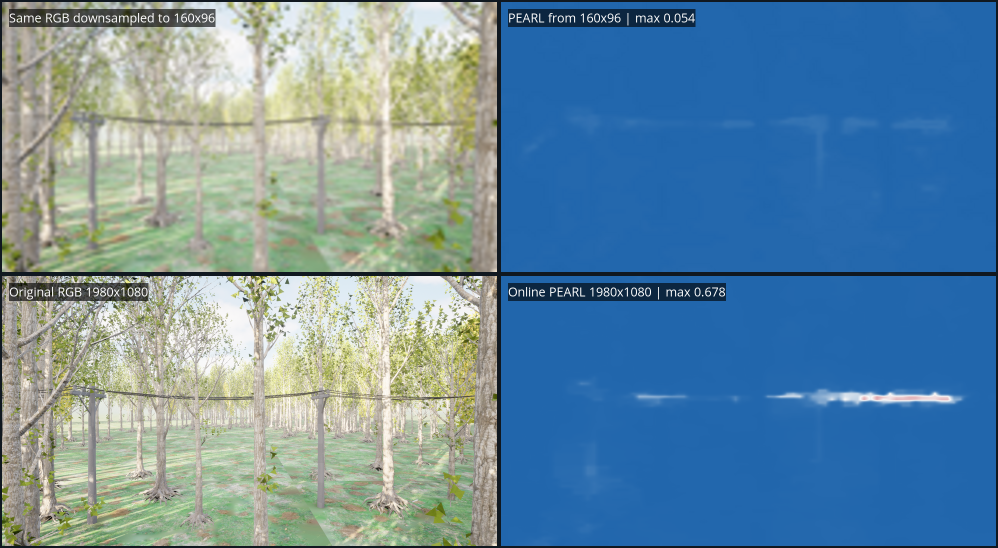
#> input picture paper/scalenav/pics/candidates/pearl_powerline_resolution_4grid_red_blue.png, 1996 x 1096 px (shown at 1/2 size)
$ python plot_resource_comparison.py
#> lines starting #> are read from the running program, lines starting #| are printed output that depends on the picture
#!/usr/bin/env python3
"""Fig. 8: semantic front-end cost and response quality.

Row 1: online resource comparison (horizontal bars on a log time axis).
Row 2: resolution sensitivity -- identical frames at 160x96 and 1080p,
       response heatmap inset at the lower right of each RGB cell.
Row 3: PEARL vs SCLIP overlays on 0903 real-flight frames.
"""

from pathlib import Path

import matplotlib
matplotlib.use("Agg")
import matplotlib.pyplot as plt
import numpy as np
from PIL import Image, ImageDraw, ImageFont

HERE = Path(__file__).resolve().parent
REPO = HERE.parent.parent
RES_A = HERE / "pics/candidates/pearl_powerline_resolution_4grid_red_blue.png"
OUT = HERE / "pics/candidates/fig8_semantic_frontend"

plt.rcParams.update({
    "font.family": "DejaVu Sans",
    "font.size": 8.2,
    "figure.facecolor": "white",
    "savefig.facecolor": "white",
    "pdf.fonttype": 42,
    "ps.fonttype": 42,
})

CELL_W = 500
GAP = 6
FONT = matplotlib.font_manager.findfont("DejaVu Sans:bold")


def font(size):
    return ImageFont.truetype(FONT, size)


def chip(img, text, size=30, left=True, fg="white", bg=(18, 26, 32, 190),
         pad=8, margin=8, y=None):
    """Draw a small dark label chip at the top-left/right corner."""
    overlay = Image.new("RGBA", img.size, (0, 0, 0, 0))
    d = ImageDraw.Draw(overlay)
    f = font(size)
    tw = d.textlength(text, font=f)
    th = size * 1.25
    x0 = margin if left else img.width - tw - 2 * pad - margin
    y0 = margin if y is None else y
    d.rounded_rectangle([x0, y0, x0 + tw + 2 * pad, y0 + th + 2 * pad - size * 0.25],
                        radius=6, fill=bg)
    d.text((x0 + pad, y0 + pad - size * 0.12), text, font=f, fill=fg)
    return Image.alpha_composite(img.convert("RGBA"), overlay).convert("RGB")


# ---------------------------------------------------------------- row 1: chart
GROUPS = [
    ("PEARL heatmap by input resolution", [
        ("1080p",  840.0,  951.0, "#C46E13"),
        ("160x96",  49.0,   None, "#E8A33D"),
    ]),
    ("Route layer", [
        ("Graph rebuild",  116.5,  208.8, "#2D8C74"),
        ("Planning tick",   70.9,  164.4, "#3973B7"),
        ("A* search",       20.4,   59.8, "#7A6FB0"),
        ("FrontierGCN",      0.83,  1.97, "#D62828"),
    ]),
]

fig, ax = plt.subplots(figsize=(6.7, 1.8))
labels, positions = [], []
y = 0.0
for group, bars in GROUPS:
    for label, mean, p95, color in bars:
        ax.barh(y, mean, height=0.62, color=color, alpha=0.92)
        if p95 is not None:
            ax.plot([mean, p95], [y, y], color="#26363E", linewidth=1.1)
            ax.plot([p95], [y], marker="|", color="#26363E", markersize=7)
        ax.text((p95 if p95 is not None else mean) * 1.15, y, f"{mean:g} ms",
                va="center", fontsize=7.2, color="#26363E")
        labels.append(label)
        positions.append(y)
        y += 1.0
    y += 0.9
ax.set_yticks(positions)
ax.set_yticklabels(labels, fontsize=7.8)

n_pearl = len(GROUPS[0][1])
n_route = len(GROUPS[1][1])
sep_y = n_pearl + 0.45
ax.axhline(sep_y, color="#b9c0c6", linewidth=0.7, linestyle=(0, (3, 3)))
ax.text(2400, sep_y + n_route / 2, GROUPS[1][0], fontsize=7.2,
        color="#5A6167", style="italic", va="center", ha="right")
ax.text(2400, sep_y - n_pearl / 2 - 0.45, GROUPS[0][0], fontsize=7.2,
        color="#5A6167", style="italic", va="center", ha="right")

ax.set_xscale("log")
ax.set_xlim(0.5, 3000)
ax.set_xticks([1, 10, 100, 1000])
ax.set_xlabel("Wall time per invocation (ms, log scale; whisker: P95)",
              fontsize=7.6)
ax.grid(True, axis="x", color="#d9dde1", linewidth=0.45, alpha=0.85)
ax.set_axisbelow(True)
for spine in ("top", "right"):
    ax.spines[spine].set_visible(False)

fig.tight_layout(pad=0.3)
chart_path = OUT.with_name(OUT.name + "_chart.png")
fig.savefig(chart_path, dpi=300, bbox_inches="tight", pad_inches=0.02)
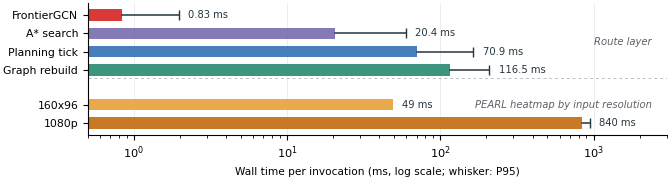
#> figure drawn by matplotlib, 1 panel
plt.close(fig)


# ---------------------------------------------------------- row 2: resolution
CROP_TOP = 46   # baked-in label strip of the source 2x2 grids
CROP_SIDE = 4   # black frame around the source grids


def split_cells(img):
    mx, my = img.width // 2, img.height // 2
    cs, ct = CROP_SIDE, CROP_TOP
    return [img.crop((cs, ct, mx - cs, my - cs)),
            img.crop((mx + cs, ct, img.width - cs, my - cs)),
            img.crop((cs, my + ct, mx - cs, img.height - cs)),
            img.crop((mx + cs, my + ct, img.width - cs, img.height - cs))]


def res_cell(rgb, heatmap, res_label, peak_label, query, w):
    h = round(rgb.height * w / rgb.width)
    cell = rgb.resize((w, h), Image.Resampling.LANCZOS)
    iw = round(w * 0.40)
    ih = round(heatmap.height * iw / heatmap.width)
    inset = heatmap.resize((iw, ih), Image.Resampling.LANCZOS)
    inset = chip(inset, peak_label, size=30, margin=6)
    x0, y0 = w - iw - 10, h - ih - 10
    frame = Image.new("RGB", (iw + 4, ih + 4), "white")
    frame.paste(inset, (2, 2))
    cell.paste(frame, (x0 - 2, y0 - 2))
    cell = chip(cell, res_label, size=42)
    cell = chip(cell, query, size=32, left=False)
    return cell


scene_a = split_cells(Image.open(RES_A).convert("RGB"))
#> in split_cells, `mx, my = img.width // 2, img.height // 2`: mx = 998; my = 548
#> scene_a = 4 items
q_line = '"powerline, line"'
RES_CELL_W = (4 * CELL_W + 3 * GAP - GAP) // 2
res_cells = [
    res_cell(scene_a[0], scene_a[1], "160x96", "peak 0.05", q_line,
             RES_CELL_W),
    res_cell(scene_a[2], scene_a[3], "1080p", "peak 0.68", q_line,
             RES_CELL_W),
]
#> in res_cell, `inset = heatmap.resize((iw, ih), Image.Resampling.LANCZOS)`:
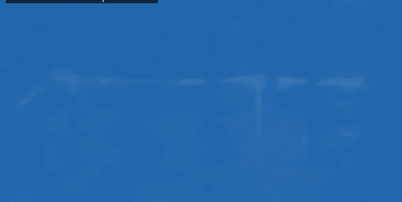
#> inset: PIL image 402x202 RGB; mean R, G, B 34.5, 102.8, 172.1
#> in chip, `overlay = Image.new("RGBA", img.size, (0, 0, 0, 0))`: overlay: PIL image 402x202 RGBA; every value is 0
#> in chip, `tw = d.textlength(text, font=f)`: tw = 166.5
#> in chip, `x0 = margin if left else img.width - tw - 2 * pad - margin`: x0 = 6
#> in res_cell, `frame = Image.new("RGB", (iw + 4, ih + 4), "white")`: frame: PIL image 406x206 RGB; every value is 255
#> call 2 of chip, with text = '160x96', size = 42, left = True, fg = 'white', bg = (18, 26, 32, 190), pad = 8, margin = 8
#> in chip (call 2), `overlay = Image.new("RGBA", img.size, (0, 0, 0, 0))`: overlay: PIL image 1006x506 RGBA; every value is 0
#> in chip (call 2), `tw = d.textlength(text, font=f)`: tw = 173.2
#> in chip (call 2), `x0 = margin if left else img.width - tw - 2 * pad - margin`: x0 = 8
#> in chip (call 2), `return Image.alpha_composite(img.convert("RGBA"), overlay).convert("RG..`:
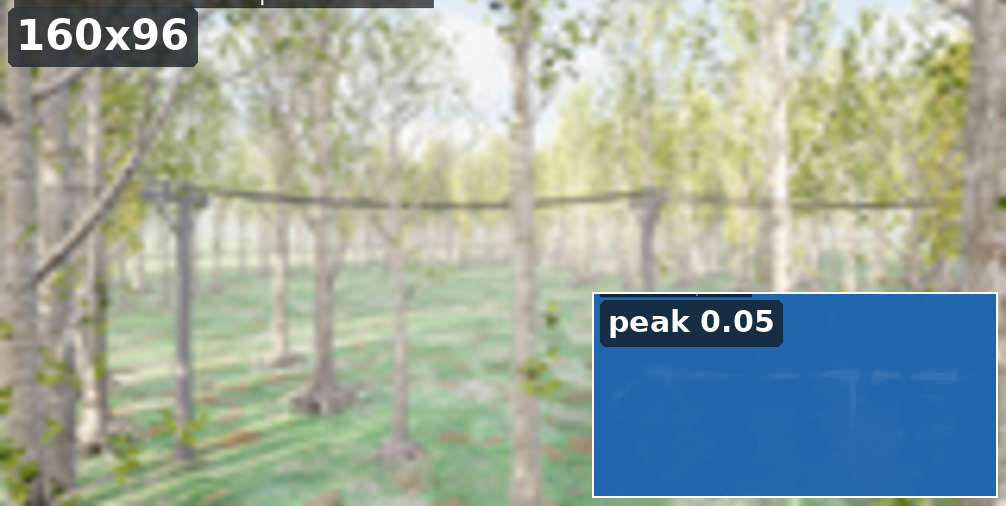
#> returned value: PIL image 1006x506 RGB; mean R, G, B 156.4, 169.4, 159
#> call 2 of res_cell, with res_label = '1080p', peak_label = 'peak 0.68', query = '"powerline, line"', w = 1006
#> in res_cell (call 2), `cell = rgb.resize((w, h), Image.Resampling.LANCZOS)`:
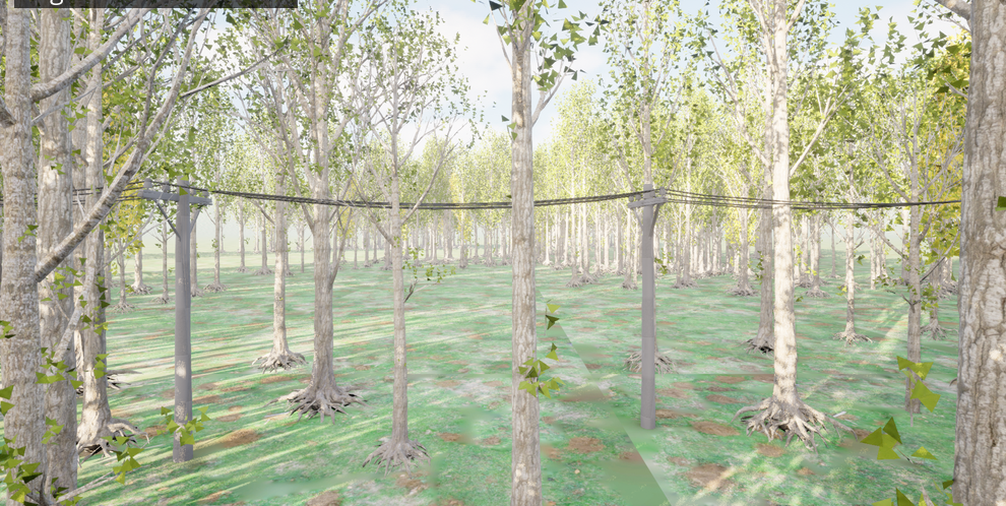
#> cell: PIL image 1006x506 RGB; mean R, G, B 176.8, 182.1, 156.3
#> in res_cell (call 2), `frame.paste(inset, (2, 2))`:
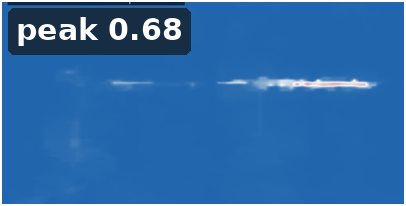
#> frame: PIL image 406x206 RGB; mean R, G, B 46, 106.4, 167.8
#> in res_cell (call 2), `cell.paste(frame, (x0 - 2, y0 - 2))`:
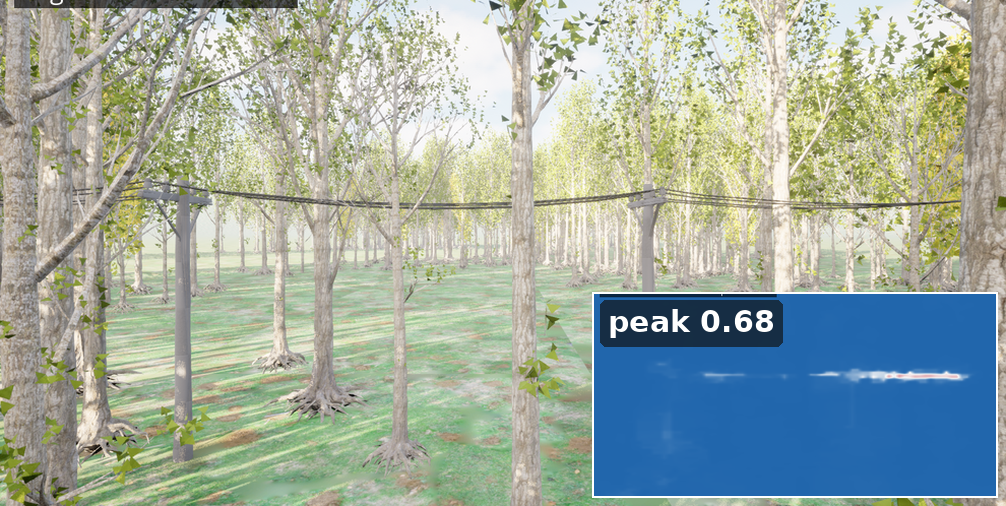
#> cell: PIL image 1006x506 RGB; mean R, G, B 158.8, 171.7, 160.7
#> in chip (call 6), `tw = d.textlength(text, font=f)`: tw = 301.4
#> in chip (call 6), `x0 = margin if left else img.width - tw - 2 * pad - margin`: x0 = 680.6
#> in chip (call 6), `return Image.alpha_composite(img.convert("RGBA"), overlay).convert("RG..`:
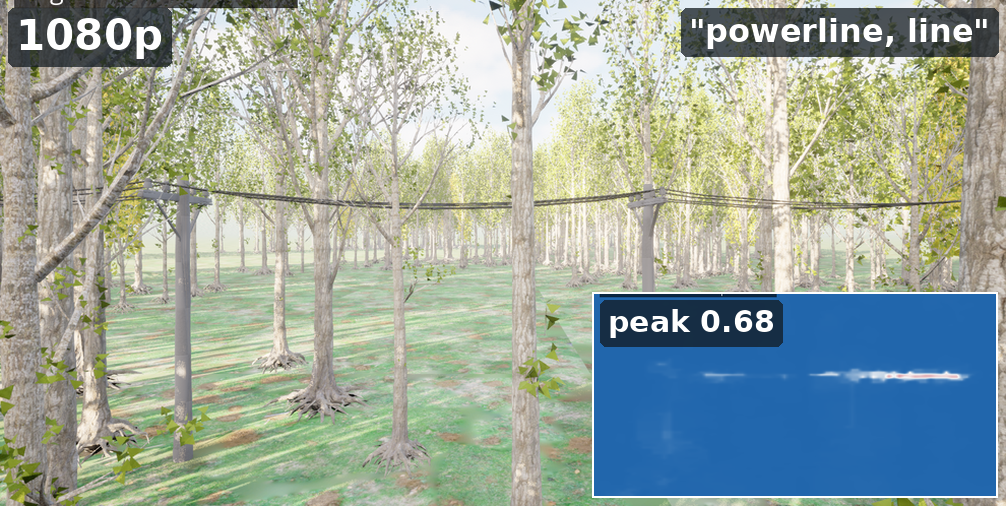
#> returned value: PIL image 1006x506 RGB; mean R, G, B 154.3, 167.4, 157.3


# ------------------------------------------------------- row 3: PEARL vs SCLIP
SCLIP_DIR = HERE / "pics/candidates/0903_pearl_vs_sclip"
REPLAY = REPO / "scalenav_ws/tmp/0903_replay"


def heat(a):
    a = np.asarray(a, float)
    lo, hi = np.percentile(a, [2, 98])
    return np.clip((a - lo) / max(hi - lo, 1e-9), 0, 1)


def overlay_cell(run, kind, query):
    rgb = Image.open(REPLAY / run / "rgb_capture.jpg").convert("RGB")
    if kind == "PEARL":
        cell = Image.open(REPLAY / run / "pearl_overlay.jpg").convert("RGB")
    else:
        s = np.load(SCLIP_DIR / f"{run}_sclip.npy")
        cmap = plt.get_cmap("turbo")(heat(s))[..., :3]
        cmap_img = Image.fromarray((cmap * 255).astype(np.uint8))
        cell = Image.blend(rgb, cmap_img, 0.62)
    w = CELL_W
    h = round(cell.height * w / cell.width)
    cell = cell.resize((w, h), Image.Resampling.LANCZOS)
    cell = chip(cell, kind, size=30)
    cell = chip(cell, query, size=24, left=False)
    return cell


RUN_BUILDING = "run_20260905_164547_80534"
RUN_FOREST = "run_20260905_170525_201003"
sclip_cells = [
    overlay_cell(RUN_BUILDING, "PEARL", '"building"'),
    overlay_cell(RUN_BUILDING, "SCLIP", '"building"'),
    overlay_cell(RUN_FOREST, "PEARL", '"trees"'),
    overlay_cell(RUN_FOREST, "SCLIP", '"trees"'),
]
#> (the run stopped early here; a loop or call above may not have finished)

$ run again, with paper/scalenav/pics/candidates/rgb_heatmap_resolution_comparison_red_blue.png copied over paper/scalenav/pics/candidates/pearl_powerline_resolution_4grid_red_blue.png
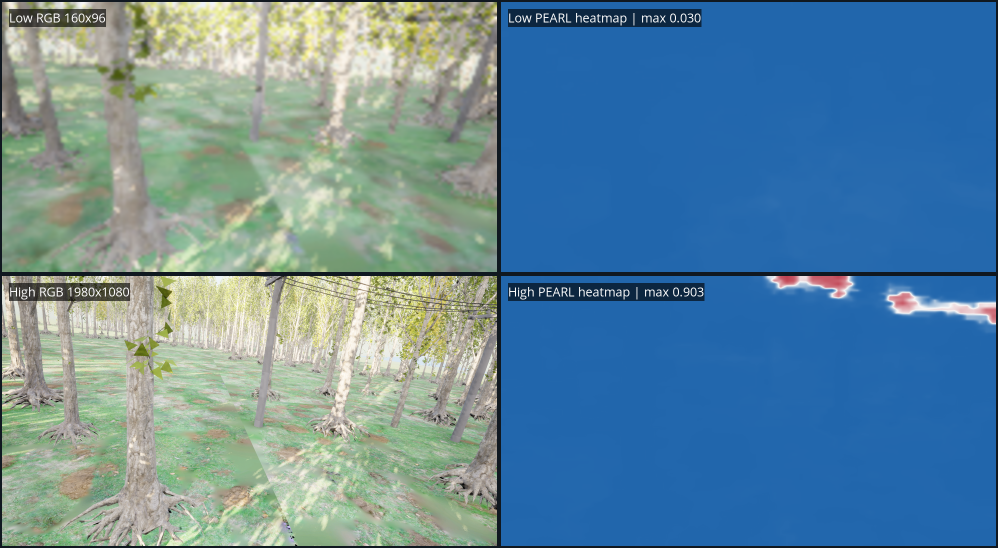
#> input picture paper/scalenav/pics/candidates/rgb_heatmap_resolution_comparison_red_blue.png, 1996 x 1096 px (shown at 1/2 size)
#> mx = 998; my = 548
#> scene_a = 4 items
#> overlay: PIL image 402x202 RGBA; every value is 0
#> tw = 166.5
#> in chip, `x0 = margin if left else img.width - tw - 2 * pad - margin`: x0 = 6
#> overlay: PIL image 1006x506 RGBA; every value is 0
#> tw = 173.2
#> in chip (call 2), `x0 = margin if left else img.width - tw - 2 * pad - margin`: x0 = 8
#> in chip (call 2), `return Image.alpha_composite(img.convert("RGBA"), overlay).convert("RG..`:
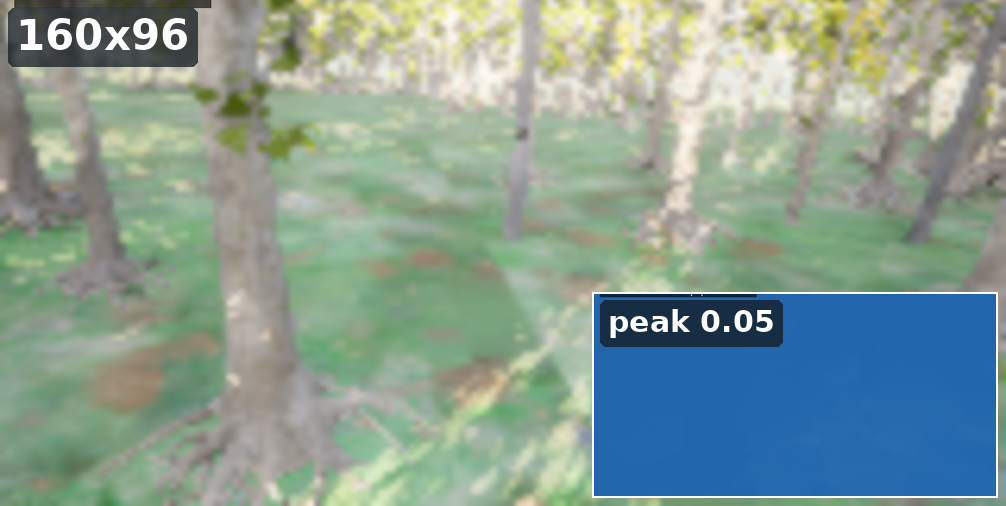
#> returned value: PIL image 1006x506 RGB; mean R, G, B 136.2, 157.3, 147.7
#> tw = 301.4
#> in chip (call 6), `x0 = margin if left else img.width - tw - 2 * pad - margin`: x0 = 680.6
#> in chip (call 6), `return Image.alpha_composite(img.convert("RGBA"), overlay).convert("RG..`:
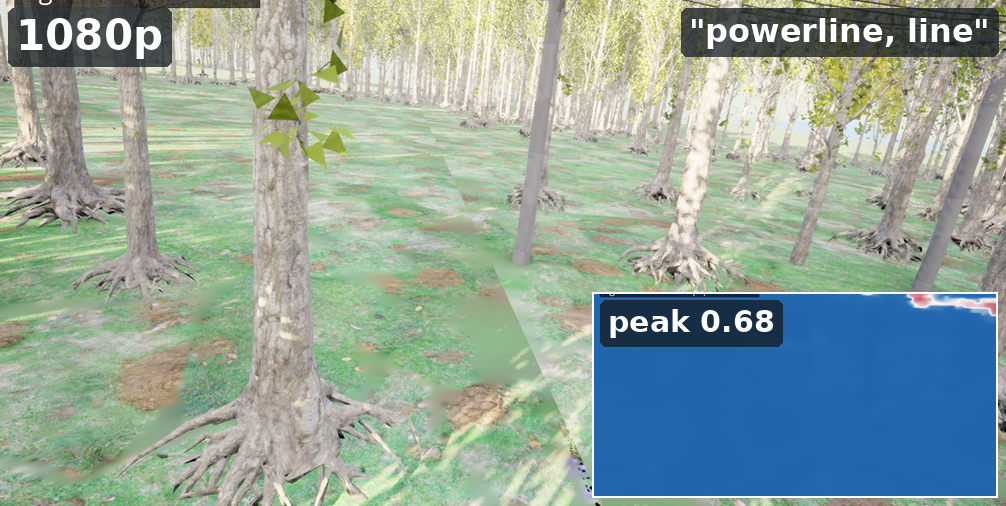
#> returned value: PIL image 1006x506 RGB; mean R, G, B 146.5, 165.3, 155.4
